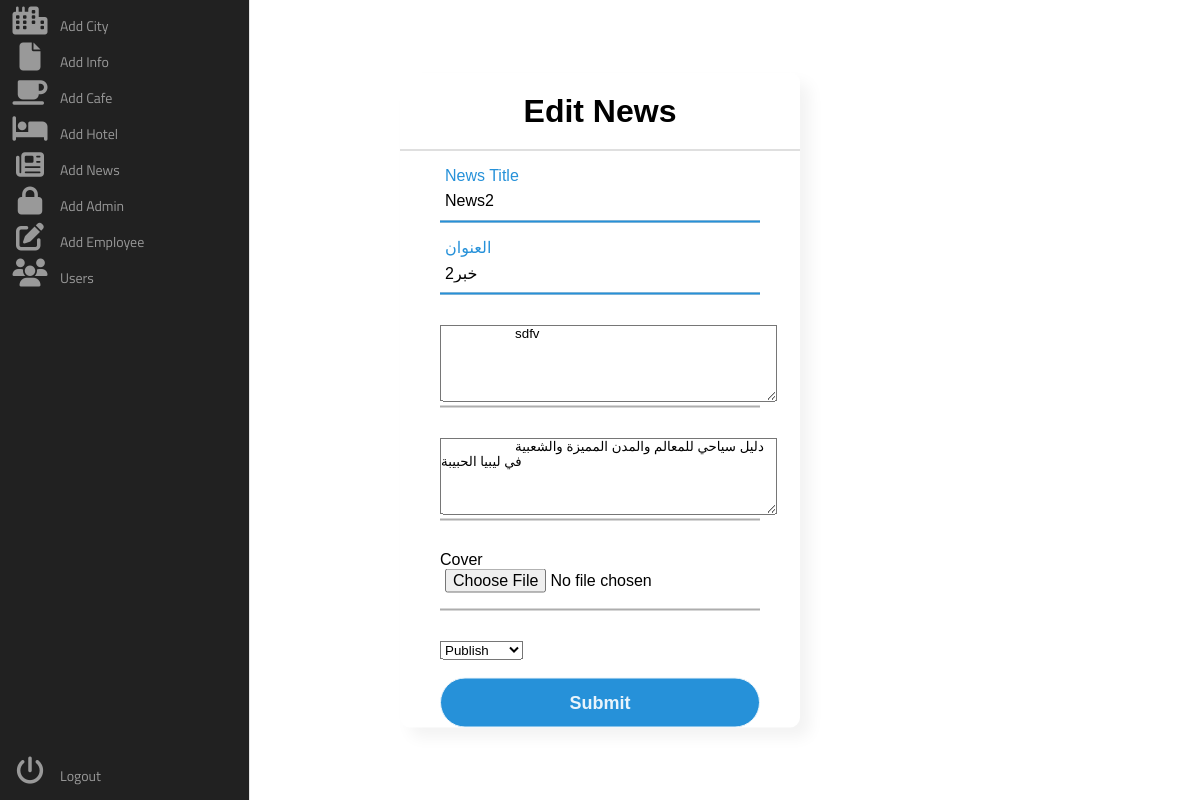
/admin/edit_news.php?id=5, run on the app's committed database.
### tables this page shows
CREATE TABLE `news` (
  `news_id` int(255) NOT NULL,
  `news_title` varchar(255) NOT NULL,
  `news_title_ar` varchar(255) NOT NULL,
  `news_description` text NOT NULL,
  `news_description_ar` varchar(255) NOT NULL,
  `news_img` varchar(255) NOT NULL,
  `news_status` int(255) NOT NULL
);

### admin/edit_news.php (the view, shortened to what this page needs)
<?php
include '../config.php';
?>
<!DOCTYPE html>
<html lang="en">
<head>
        <link rel="stylesheet" href="style/add_city.css">
    </head>
    <body>
        <?php
        if(isset($_GET['id']))
        {
            $city_id = $_GET['id'];
            $cities = "SELECT * FROM news WHERE news_id='$city_id'";
            $cities_run = mysqli_query($conn, $cities);
            if(mysqli_num_rows($cities_run) > 0)
            {
                foreach($cities_run as $city)
                {
        ?>
    <div class="area"></div><nav class="main-menu">
    <ul>
                <li>
                    <a href="city.php">
                        <i class="fa fa-city fa-2x"></i>
                        <span class="nav-text">
                           Add City
                        </span>
                    </a>
                </li>
                <li class="has-subnav">
                    <a href="info.php">
                        <i class="fa fa-file fa-2x"></i>
                        <span class="nav-text">
                            Add Info
                        </span>
                    </a>
                </li>
                <li class="has-subnav">
                    <a href="cafes.php">
                       <i class="fa fa-mug-saucer fa-2x"></i>
                        <span class="nav-text">
                            Add Cafe
                        </span>
                    </a>
                </li>
                <li class="has-subnav">
                    <a href="hotels.php">
                       <i class="fa fa-hotel fa-2x"></i>
                        <span class="nav-text">
                            Add Hotel
                        </span>
                    </a>
                </li>
                <li>
                    <a href="news.php">
                        <i class="fa fa-newspaper fa-2x"></i>
                        <span class="nav-text">
                            Add News
                        </span>
                    </a>
                </li>
                <li>
                    <a href="admin.php">
                        <i class="fa fa-lock fa-2x"></i>
                        <span class="nav-text">
                           Add Admin
                        </span>
                    </a>
                </li>
                <li>
                   <a href="employee.php">
                       <i class="fa fa-pen-to-square fa-2x"></i>
                        <span class="nav-text">
                            Add Employee
                        </span>
                    </a>
                </li>
                <li>
                   <a href="users.php">
                        <i class="fa fa-users fa-2x"></i>
                        <span class="nav-text">
                            Users
                        </span>
                    </a>
                </li>
            </ul>
            <ul class="logout">
                <li>
                   <a href="#">
                         <i class="fa fa-power-off fa-2x"></i>
                        <span class="nav-text">
                            Logout
                        </span>
                    </a>
                </li>
            </ul>
        </nav>
        <div class="center">
        <h1>Edit News</h1>
        <form action="" method="post" enctype="multipart/form-data">
            <div class="txt_field">
                <input type="text" name="title" value="<?php echo $city['news_title'];?>" required>
                <label>News Title</label>
            </div>
            <div class="txt_field">
                <input type="text" name="title_ar" value="<?php echo $city['news_title_ar'];?>" required>
                <label>العنوان</label>
            </div>
            <div class="txt_field">
                <textarea type="text" name="description" placeholder="Description" rows="5" cols="40" required>
                    <?php
                        echo $city['news_description'];
                    ?>
                </textarea>
            </div>
            <div class="txt_field">
                <textarea type="text" name="description_ar" placeholder="الوصف" rows="5" cols="40" required>
                    <?php
                        echo $city['news_description_ar'];
                    ?>
                </textarea>
            </div>
            <div class="txt_field">
                <p>Cover</p>
                <input type="file" name="image" value="<?php echo $city['news_img'];?>" accept="image/jpg, image/jpeg, image/png">
            </div>
            <select name="status" class="sa from-control" required>
            <?php
            if ($city['news_status'] == '1')
            {
                $x = "Publish";
            }
            else if ($city['news_status'] == '2')
            {
                $x = "UnPublish";
            }
            ?>
                <option selected value="<?php echo $city['news_status'] ?>"><?php echo $x ?></option>
            </select>
            <br>
            <br>
            <input type="submit" name="submit" value="Submit" class="btn">
        </form>
    </div>
    <?php
    }
}
}
    ?>
    </body>
</html>

### admin/style/add_city.css (style rules this page uses)
.fa-2x { font-size: 2em; }
.fa { position: relative; display: table-cell; width: 60px; height: 36px; text-align: center; vertical-align: middle; font-size:20px; }
.main-menu { background:#212121; border-right:1px solid #e5e5e5; position:absolute; top:0; bottom:0; height:100%; left:0; width:60px; overflow:hidden; -webkit-transition:width .05s linear; transition:width .05s linear; -webkit-transform:translateZ(0) scale(1,1); z-index:1000; }
.main-menu>ul { margin:7px 0; }
.main-menu li { position:relative; display:block; width:250px; }
.main-menu li>a { position:relative; display:table; border-collapse:collapse; border-spacing:0; color:#999; font-family: arial; font-size: 14px; text-decoration:none; -webkit-transform:translateZ(0) scale(1,1); -webkit-transition:all .1s linear; transition:all .1s linear; }
.main-menu .nav-text { position:relative; display:table-cell; vertical-align:middle; width:190px; font-family: 'Titillium Web', sans-serif; }
.main-menu>ul.logout { position:absolute; left:0; bottom:0; }
nav { -webkit-user-select:none; -moz-user-select:none; -ms-user-select:none; -o-user-select:none; user-select:none; }
nav ul,nav li { outline:0; margin:0; padding:0; }
* { margin: 0; padding: 0; box-sizing: border-box; font-family: "Poppins", sans-serif; }
body { margin: 0; padding: 0; }
.center { position: absolute; top: 50%; left: 50%; transform: translate(-50%, -50%); width: 400px; background: white; border-radius: 10px; box-shadow: 10px 10px 15px rgba(0,0,0,0.05); }
.center h1 { text-align: center; padding: 20px 0; border-bottom: 1px solid silver; }
.center form { padding: 0 40px; box-sizing: border-box; }
form .txt_field { position: relative; border-bottom: 2px solid #adadad; margin: 30px 0; }
.txt_field input { width: 100%; padding: 0 5px; height: 40px; font-size: 16px; border: none; background: none; outline: none; }
.txt_field label { position: absolute; top: 50%; left: 5px; color: #adadad; transform: translateY(-50%); font-size: 16px; pointer-events: none; transition: .5s; }
.txt_field input:focus ~ label, .txt_field input:valid ~ label { top: -5px; color: #2691d9; }
input[type="submit"] { width: 100%; height: 50px; border: 1px solid; background: #2691d9; border-radius: 25px; font-size: 18px; color: #e9f4fb; font-weight: 700; cursor: pointer; outline: none; }

### data on the page
news: title "News2", title_ar "خبر2", description "sdfv", description_ar "دليل سياحي للمعالم والمدن المميزة والشعبية في ليبيا الحبيبة", status "Publish"
